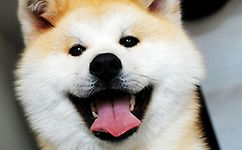
#> input picture 机器学习/回归/1.jpg, 242 x 150 px, found by its file name
$ python hist.py
#> lines starting #> are read from the running program, lines starting #| are printed output that depends on the picture
import cv2
import matplotlib.pyplot as plt

img = cv2.imread('1.jpg')
#> img is the input picture: shape (150, 242, 3); mean B, G, R 147.5, 154.7, 160
img[...,0]=0
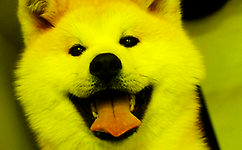
#> img: shape (150, 242, 3); mean B, G, R 0, 154.7, 160
img[...,1]=0
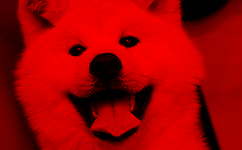
#> img: shape (150, 242, 3); mean B, G, R 0, 0, 160
cv2.imshow("...",img)

# [6 lines of commented-out code are left out]
img_R = cv2.calcHist([img], [2], None, [256], [0, 256])
#> img_R = 256 values, max 730 at index 0, min 21 at index 254, mean 141.8
plt.plot(img_R, label='R', color='r')

plt.show()
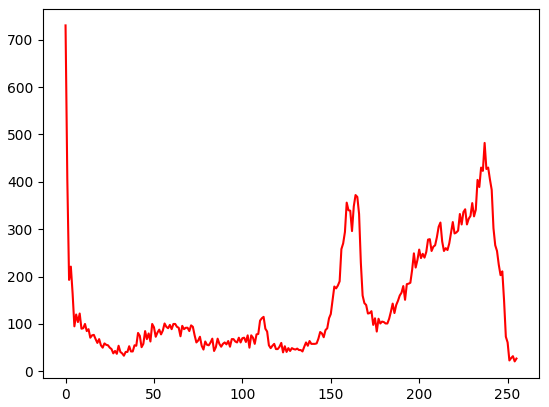
#> figure drawn by matplotlib, 1 panel; curve peaks at x = 0, y = 730
